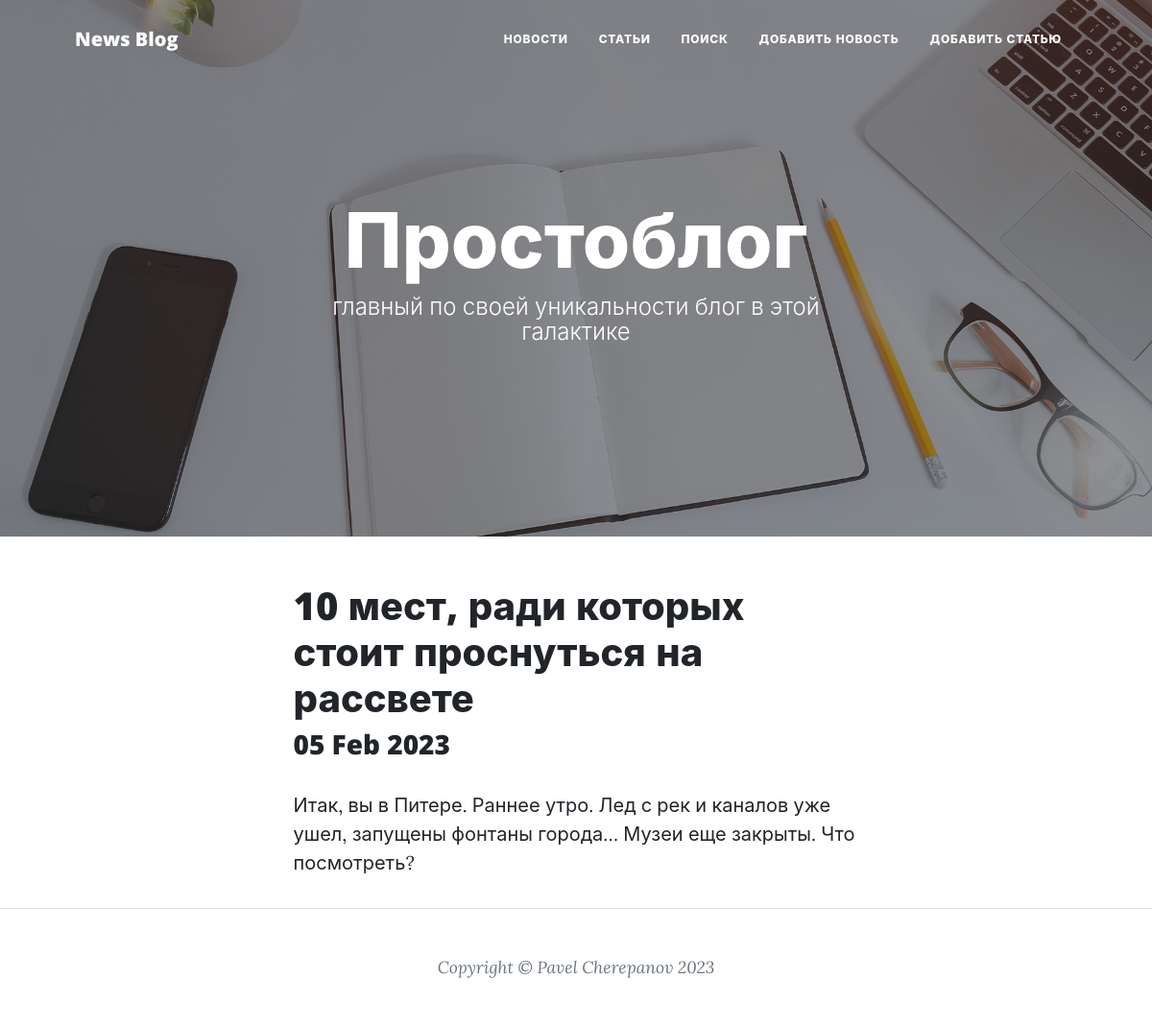
The page /1 on the database its author committed.
### news/models.py (models this page shows, shortened)
class Post(models.Model):
    NEWS = 'NE'
    ARTICLE = 'AR'
    POST = [
        (NEWS, 'Новость'),
        (ARTICLE, 'Статья'),
    ]
    post = models.CharField(max_length=2, choices=POST, default=NEWS)
    author = models.ForeignKey(Author, on_delete=models.CASCADE)
    header_post = models.CharField(max_length=255)
    text_post = models.TextField()
    category = models.ManyToManyField(Category, through='PostCategory')
    post_date = models.DateTimeField(auto_now_add=True)
    rating_post = models.FloatField(default=0.0)

### news/views.py (the view)
class PostDetail(DetailView):
    model = Post
    template_name = 'onepost.html'
    context_object_name = 'posts'

### templates/onepost.html (shortened to what this page needs)
{% extends 'flatpages/default.html' %}
{% block content %}
<h1>{{ posts.header_post }}</h1>
<h3>{{ posts.post_date |date:'d M Y' }}</h3>
<p>{{ posts.text_post }}</p>
{% endblock content %}

### rows shown on the page
Post: header_post "10 мест, ради которых стоит проснуться на рассвете", post_date "05 Feb 2023", text_post "Итак, вы в Питере. Раннее утро. Лед с рек и каналов уже ушел, запущены фонтаны города… Музеи еще закрыты. Что посмотреть?"
